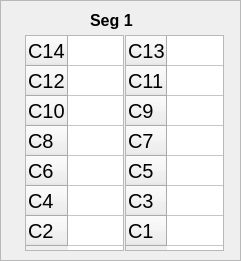
     <widget class="QFrame" name="frame_29">
      <property name="geometry">
       <rect>
        <x>5</x>
        <y>40</y>
        <width>241</width>
        <height>261</height>
       </rect>
      </property>
      <property name="frameShape">
       <enum>QFrame::StyledPanel</enum>
      </property>
      <property name="frameShadow">
       <enum>QFrame::Raised</enum>
      </property>
      <widget class="QLabel" name="box1_label_4">
       <property name="geometry">
        <rect>
         <x>90</x>
         <y>10</y>
         <width>61</width>
         <height>21</height>
        </rect>
       </property>
       <property name="font">
        <font>
         <pointsize>12</pointsize>
         <weight>75</weight>
         <bold>true</bold>
        </font>
       </property>
       <property name="text">
        <string>Seg 1</string>
       </property>
      </widget>
      <widget class="QTableWidget" name="B1_even">
       <property name="geometry">
        <rect>
         <x>25</x>
         <y>35</y>
         <width>99</width>
         <height>216</height>
        </rect>
       </property>
       <property name="font">
        <font>
         <pointsize>15</pointsize>
        </font>
       </property>
       <attribute name="horizontalHeaderVisible">
        <bool>false</bool>
       </attribute>
       <attribute name="horizontalHeaderDefaultSectionSize">
        <number>60</number>
       </attribute>
       <row>
        <property name="text">
         <string>C14</string>
        </property>
       </row>
       <row>
        <property name="text">
         <string>C12</string>
        </property>
       </row>
       <row>
        <property name="text">
         <string>C10</string>
        </property>
       </row>
       <row>
        <property name="text">
         <string>C8</string>
        </property>
       </row>
       <row>
        <property name="text">
         <string>C6</string>
        </property>
       </row>
       <row>
        <property name="text">
         <string>C4</string>
        </property>
       </row>
       <row>
        <property name="text">
         <string>C2</string>
        </property>
       </row>
       <column>
        <property name="text">
         <string>Right</string>
        </property>
       </column>
      </widget>
      <widget class="QTableWidget" name="B1_odd">
       <property name="geometry">
        <rect>
         <x>125</x>
         <y>35</y>
         <width>99</width>
         <height>216</height>
        </rect>
       </property>
       <property name="font">
        <font>
         <pointsize>15</pointsize>
        </font>
       </property>
       <attribute name="horizontalHeaderVisible">
        <bool>false</bool>
       </attribute>
       <attribute name="horizontalHeaderDefaultSectionSize">
        <number>60</number>
       </attribute>
       <row>
        <property name="text">
         <string>C13</string>
        </property>
       </row>
       <row>
        <property name="text">
         <string>C11</string>
        </property>
       </row>
       <row>
        <property name="text">
         <string>C9</string>
        </property>
       </row>
       <row>
        <property name="text">
         <string>C7</string>
        </property>
       </row>
       <row>
        <property name="text">
         <string>C5</string>
        </property>
       </row>
       <row>
        <property name="text">
         <string>C3</string>
        </property>
       </row>
       <row>
        <property name="text">
         <string>C1</string>
        </property>
       </row>
       <column>
        <property name="text">
         <string>Left</string>
        </property>
       </column>
      </widget>
     </widget>
